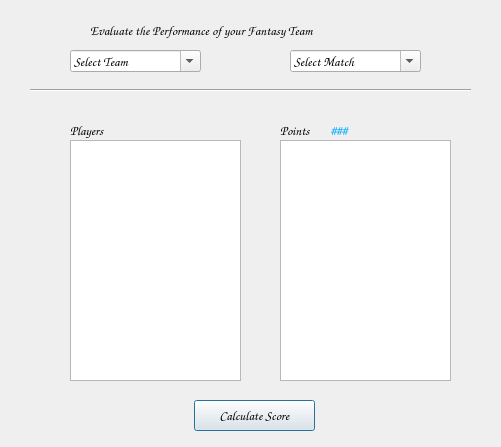
<?xml version="1.0" encoding="UTF-8"?>
<ui version="4.0">
 <class>Evaluation</class>
 <widget class="QDialog" name="Evaluation">
  <property name="geometry">
   <rect>
    <x>0</x>
    <y>0</y>
    <width>501</width>
    <height>447</height>
   </rect>
  </property>
  <property name="windowTitle">
   <string>Dialog</string>
  </property>
  <widget class="QLabel" name="Heading">
   <property name="geometry">
    <rect>
     <x>90</x>
     <y>20</y>
     <width>331</width>
     <height>21</height>
    </rect>
   </property>
   <property name="font">
    <font>
     <family>Comic Sans MS</family>
     <pointsize>10</pointsize>
     <weight>75</weight>
     <bold>true</bold>
    </font>
   </property>
   <property name="text">
    <string>Evaluate the Performance of your Fantasy Team</string>
   </property>
  </widget>
  <widget class="QComboBox" name="TeamName">
   <property name="geometry">
    <rect>
     <x>70</x>
     <y>50</y>
     <width>131</width>
     <height>22</height>
    </rect>
   </property>
   <property name="font">
    <font>
     <family>Comic Sans MS</family>
     <pointsize>10</pointsize>
     <weight>75</weight>
     <bold>true</bold>
    </font>
   </property>
   <property name="editable">
    <bool>true</bool>
   </property>
   <property name="currentText">
    <string>Select Team</string>
   </property>
  </widget>
  <widget class="QComboBox" name="MatchNumber">
   <property name="geometry">
    <rect>
     <x>290</x>
     <y>50</y>
     <width>131</width>
     <height>22</height>
    </rect>
   </property>
   <property name="font">
    <font>
     <family>Comic Sans MS</family>
     <pointsize>10</pointsize>
     <weight>75</weight>
     <bold>true</bold>
    </font>
   </property>
   <property name="editable">
    <bool>true</bool>
   </property>
   <property name="currentText">
    <string>Select Match</string>
   </property>
  </widget>
  <widget class="Line" name="line">
   <property name="geometry">
    <rect>
     <x>30</x>
     <y>80</y>
     <width>441</width>
     <height>20</height>
    </rect>
   </property>
   <property name="orientation">
    <enum>Qt::Horizontal</enum>
   </property>
  </widget>
  <widget class="QLabel" name="Players_Label">
   <property name="geometry">
    <rect>
     <x>70</x>
     <y>120</y>
     <width>81</width>
     <height>21</height>
    </rect>
   </property>
   <property name="font">
    <font>
     <family>Comic Sans MS</family>
     <pointsize>10</pointsize>
     <weight>75</weight>
     <bold>true</bold>
    </font>
   </property>
   <property name="text">
    <string>Players</string>
   </property>
  </widget>
  <widget class="QLabel" name="Points_Label">
   <property name="geometry">
    <rect>
     <x>280</x>
     <y>120</y>
     <width>51</width>
     <height>21</height>
    </rect>
   </property>
   <property name="font">
    <font>
     <family>Comic Sans MS</family>
     <pointsize>10</pointsize>
     <weight>75</weight>
     <bold>true</bold>
    </font>
   </property>
   <property name="text">
    <string>Points</string>
   </property>
  </widget>
  <widget class="QLabel" name="Score">
   <property name="geometry">
    <rect>
     <x>330</x>
     <y>120</y>
     <width>51</width>
     <height>21</height>
    </rect>
   </property>
   <property name="font">
    <font>
     <family>Comic Sans MS</family>
     <pointsize>10</pointsize>
     <weight>75</weight>
     <bold>true</bold>
    </font>
   </property>
   <property name="styleSheet">
    <string notr="true">color: rgb(0, 170, 255);</string>
   </property>
   <property name="text">
    <string>###</string>
   </property>
  </widget>
  <widget class="QPushButton" name="Calculate">
   <property name="geometry">
    <rect>
     <x>194</x>
     <y>400</y>
     <width>121</width>
     <height>31</height>
    </rect>
   </property>
   <property name="font">
    <font>
     <family>Comic Sans MS</family>
     <pointsize>10</pointsize>
     <weight>75</weight>
     <bold>true</bold>
    </font>
   </property>
   <property name="text">
    <string>Calculate Score</string>
   </property>
  </widget>
  <widget class="QListWidget" name="Players">
   <property name="geometry">
    <rect>
     <x>70</x>
     <y>140</y>
     <width>171</width>
     <height>241</height>
    </rect>
   </property>
   <property name="font">
    <font>
     <family>Comic Sans MS</family>
     <pointsize>10</pointsize>
    </font>
   </property>
  </widget>
  <widget class="QListWidget" name="Points">
   <property name="geometry">
    <rect>
     <x>280</x>
     <y>140</y>
     <width>171</width>
     <height>241</height>
    </rect>
   </property>
   <property name="font">
    <font>
     <family>Comic Sans MS</family>
     <pointsize>10</pointsize>
     <weight>75</weight>
     <bold>true</bold>
    </font>
   </property>
   <property name="styleSheet">
    <string notr="true">color: rgb(0, 170, 255);</string>
   </property>
  </widget>
 </widget>
 <resources/>
 <connections/>
</ui>
